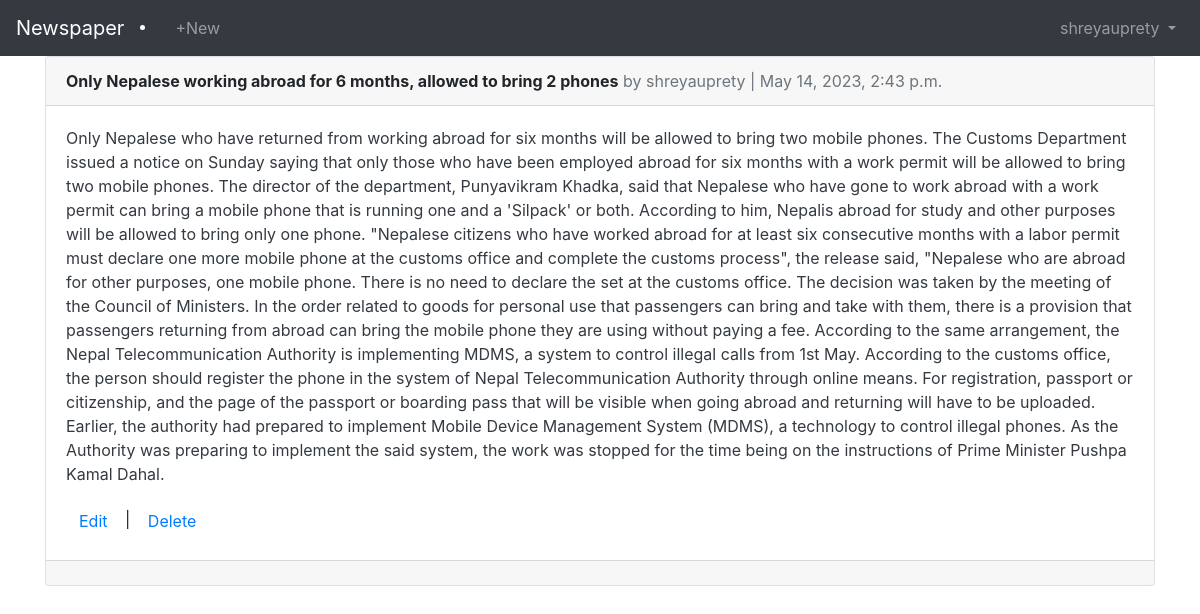
/articles/ (signed in), run on the app's committed database.
### accounts/models.py (models this page shows)
class CustomUser(AbstractUser):
    age  = models.PositiveIntegerField(null=True, blank=True)

### articles/models.py (models this page shows, shortened)
class Articles(models.Model):
    title = models.CharField(max_length=250)
    body = models.TextField()
    date = models.DateTimeField(auto_now_add=True)
    author = models.ForeignKey(get_user_model(), on_delete=models.CASCADE)

### articles/views.py (the view)
# urls.py: path("", ArticleListView.as_view(), name="article_list"),
class ArticleListView(LoginRequiredMixin, ListView):
    model = Articles
    template_name = "CRUD/article_list.html"

### templates/CRUD/article_list.html (shortened to what this page needs)
{% extends "CRUD/base.html" %} {% block title %} Articles {% endblock title %} {% block content %} {% for article in object_list %}
<div class="card">
  <div class="card-header">
    <span class="font-weight-bold">{{article.title}}</span>
    <span class="text-muted"> by {{article.author}} | {{article.date}}</span>
  </div>
  <div class="card-body">
    <p class="text-dark">{{article.body}}</p>
    <a class="btn btn-group text-primary" href="{% url 'article_edit' article.pk %}">Edit</a> |
    <a class="btn btn-group text-primary" href="{% url 'article_delete' article.pk %}">Delete</a>
  </div>
  <div class="card-footer">
  </div>
</div>
<br />
{% endfor %} {% endblock content %}

### templates/CRUD/base.html (shortened to what this page needs)
<!DOCTYPE html>
{% load static %}
<html lang="en">
  <head>
    <link rel="stylesheet" href="https://cdn.jsdelivr.net/npm/bootstrap@4.6.0/dist/css/bootstrap.min.css" />
  </head>
  <body>
    <nav class="navbar navbar-expand-lg navbar-dark badge-dark">
      <a class="navbar-brand" href="{% url 'home' %}">Newspaper</a>
      <div class="collapse navbar-collapse" id="navbarSupportedContent">
        {% if user.is_authenticated %}
        <li class="nav-item">
          <a class="btn text-white-50" href="{% url 'article_new' %}">+New</a>
        </li>
        <ul class="navbar-nav ml-auto">
          <li class="nav-item">
            <a class="nav-link dropdown-toggle" href="#" id="navbarDropdown" role="button" data-toggle="dropdown" aria-haspopup="true" aria-expanded="false"> {{ user.username }} </a>
          </li>
        </ul>
        {% else %}
        <form class="form-inline ml-auto">
          <a href="{% url 'login' %}" class="btn btn-outline-primary m-2"> Log In</a>
          <a href="{% url 'signup' %}" class="btn btn-outline-success"> Sign up</a>
        </form>
        {% endif %}
      </div>
    </nav>
    <main>
      <div class="container">{% block content %} {% endblock content %}</div>
    </main>
  </body>
</html>

### data on the page
CustomUser: username "shreyauprety"
Articles: title "Only Nepalese working abroad for 6 months, allowed to bring 2 phones", author "shreyauprety", date "May 14, 2023, 2:43 p.m.", body "Only Nepalese who have returned from working abroad for six months will be allowed to bring two mobile phones. The Customs Department issued a notice on Sunday saying that only those who have been employed abroad for six months with a work permit will be allowed to bring two mobile phones. The director of the department, Punyavikram Khadka, said that Nepalese who have gone to work abroad with a work permit can bring a mobile phone that is running one and a 'Silpack' or both. According to him, Nepalis abroad for study and other purposes will be allowed to bring only one phone. \"Nepalese citizens who have worked abroad for at least six consecutive months with a labor permit must declare one…"
